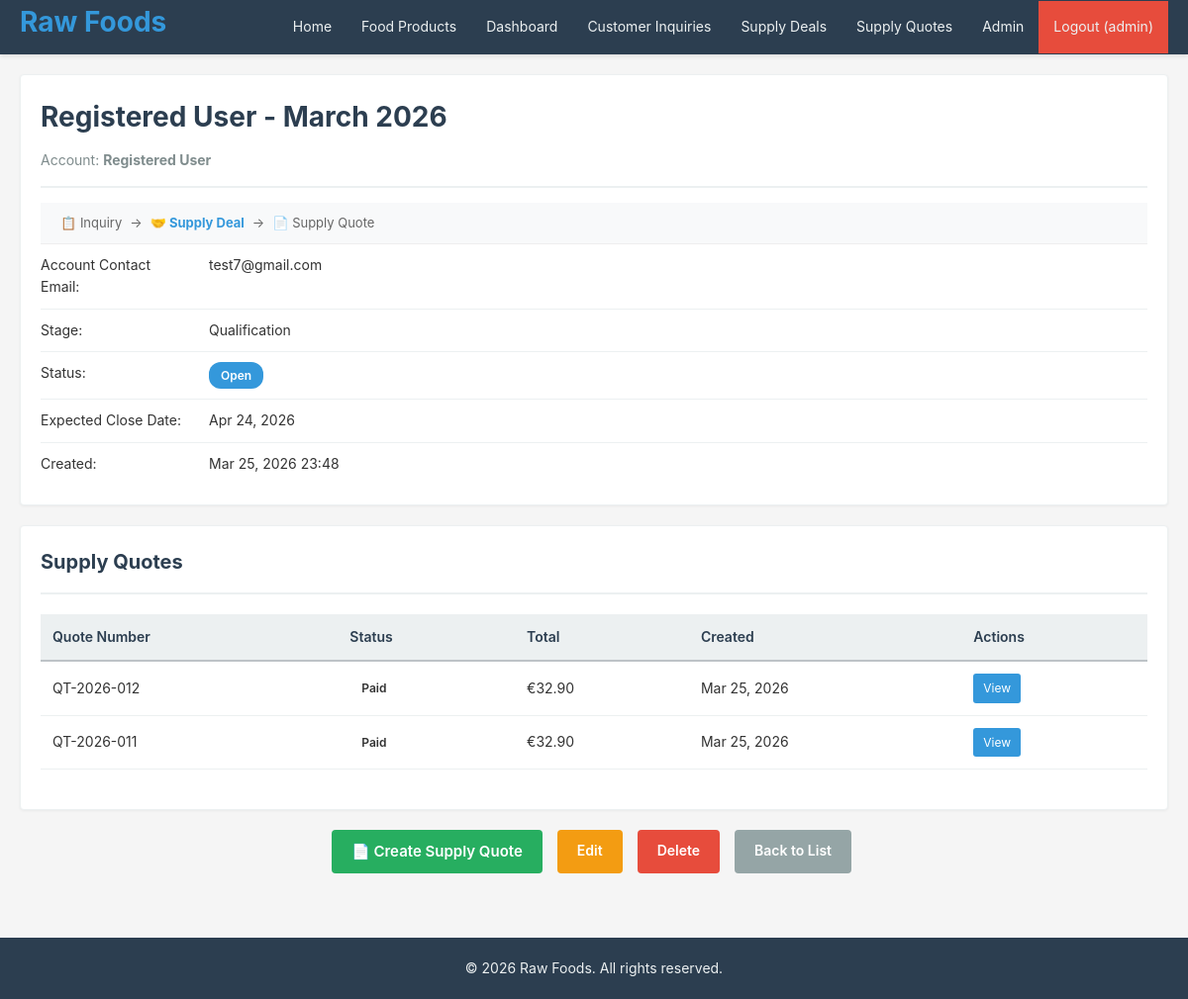
/sales/opportunities/10/ (signed in), run on the app's committed database.
### crm/models.py (models this page shows, shortened)
class Opportunity(models.Model):
    STATUS_CHOICES = [
        ('Open', 'Open'),
        ('Closed', 'Closed'),
    ]
    STAGE_CHOICES = [
        ('Qualification', 'Qualification'),
        ('Proposal', 'Proposal'),
        ('Negotiation', 'Negotiation'),
        ('Closed Won', 'Closed Won'),
        ('Closed Lost', 'Closed Lost'),
    ]
    account = models.ForeignKey(Account, on_delete=models.CASCADE, related_name='opportunities')
    name = models.CharField(max_length=200)
    description = models.TextField(blank=True)
    status = models.CharField(max_length=20, choices=STATUS_CHOICES, default='Open')
    stage = models.CharField(max_length=20, choices=STAGE_CHOICES, default='Qualification')
    expected_close_date = models.DateField()
    created_at = models.DateTimeField(auto_now_add=True)
    updated_at = models.DateTimeField(auto_now=True)
    objects = models.Manager()
    class Meta:  # pylint: disable=too-few-public-methods
        ordering = ['-created_at']

class Account(models.Model):
    company_name = models.CharField(max_length=150)
    industry = models.CharField(max_length=100, blank=True)
    contact_person_name = models.CharField(max_length=100)
    email = models.EmailField()
    phone = models.CharField(max_length=20)
    address = models.TextField(blank=True)
    created_at = models.DateTimeField(auto_now_add=True)
    updated_at = models.DateTimeField(auto_now=True)
    objects = models.Manager()
    class Meta:  # pylint: disable=too-few-public-methods
        ordering = ['company_name']

class Quote(models.Model):
    STATUS_CHOICES = [
        ('Draft', 'Draft'),
        ('Submitted', 'Submitted'),
        ('Approved', 'Approved'),
        ('Rejected', 'Rejected'),
        ('Paid', 'Paid'),
    ]
    number = models.CharField(max_length=20, unique=True, default=generate_quote_number)
    opportunity = models.ForeignKey(Opportunity, on_delete=models.CASCADE, related_name='quotes')
    status = models.CharField(max_length=20, choices=STATUS_CHOICES, default='Draft')
    discount = models.DecimalField(
        max_digits=5, decimal_places=2, default=0,
        validators=[MinValueValidator(0), MaxValueValidator(100)]
    )
    notes = models.TextField(blank=True)
    created_at = models.DateTimeField(auto_now_add=True)
    updated_at = models.DateTimeField(auto_now=True)
    objects = models.Manager()
    class Meta:  # pylint: disable=too-few-public-methods
        ordering = ['-created_at']
    def get_subtotal(self):
        items = self.line_items.all()  # pylint: disable=no-member
        total = sum(item.get_line_total() for item in items)
        return round(total, 2)
    def get_discount_amount(self):
        subtotal = self.get_subtotal()
        discount_amount = subtotal * (self.discount / 100)
        return round(discount_amount, 2)
    def get_total(self):
        subtotal = self.get_subtotal()
        discount_amount = self.get_discount_amount()
        return round(subtotal - discount_amount, 2)

class QuoteLineItem(models.Model):
    quote = models.ForeignKey(Quote, on_delete=models.CASCADE, related_name='line_items')
    product = models.ForeignKey(Product, on_delete=models.PROTECT, verbose_name='Food Product')
    quantity = models.IntegerField(validators=[MinValueValidator(1)])
    unit_price = models.DecimalField(
        max_digits=10, decimal_places=2, validators=[MinValueValidator(0)]
    )
    discount = models.DecimalField(
        max_digits=5, decimal_places=2, default=0,
        validators=[MinValueValidator(0), MaxValueValidator(100)]
    )
    created_at = models.DateTimeField(auto_now_add=True)
    updated_at = models.DateTimeField(auto_now=True)
    objects = models.Manager()
    class Meta:  # pylint: disable=too-few-public-methods
        ordering = ['created_at']
    def get_line_total(self):
        base_total = self.unit_price * self.quantity
        discount_amount = base_total * (self.discount / 100)
        return round(base_total - discount_amount, 2)

### crm/views.py (the view)
# urls.py: path('sales/opportunities/<int:pk>/', views.opportunity_detail, name='opportunity_detail'),
@login_required
@staff_required
def opportunity_detail(request, pk):
    opp = get_object_or_404(Opportunity, id=pk)
    quotes = opp.quotes.all()
    return render(request, 'opportunity_detail.html',
                  {'opportunity': opp, 'quotes': quotes})

### crm/views.py (called while the page is built)
def staff_required(view_func):
    @wraps(view_func)
    def wrapper(request, *args, **kwargs):
        if not request.user.is_authenticated or not request.user.is_staff:
            messages.error(
                request, "You don't have permission to access this page.")
            return redirect('login')
        return view_func(request, *args, **kwargs)
    return wrapper

### templates/opportunity_detail.html (shortened to what this page needs)
{% extends "base.html" %}
{% block content %}
<div class="card">
    <div class="card-header">
        <h1>{{ opportunity.name }}</h1>
        <p style="font-size: 14px; color: #7f8c8d; margin: 0;">
            Account: <strong>{{ opportunity.account.company_name }}</strong>
        </p>
    </div>
    <div style="background:#f8f9fa; padding:10px 20px; font-size:13px; color:#666; border-bottom:1px solid #eee; display:flex; align-items:center; gap:8px;">
        <span>📋 Inquiry</span> <span>→</span>
        <strong style="color:#3498db;">🤝 Supply Deal</strong> <span>→</span>
        <span>📄 Supply Quote</span>
    </div>
    <div class="card-body detail-items">
        <div class="detail-item">
            <span class="label">Account Contact Email:</span>
            <span class="value">{{ opportunity.account.email }}</span>
        </div>
        <div class="detail-item">
            <span class="label">Stage:</span>
            <span class="value">{{ opportunity.stage }}</span>
        </div>
        <div class="detail-item">
            <span class="label">Status:</span>
            <span class="value"><span class="badge badge-{{ opportunity.status|lower }}">{{ opportunity.status }}</span></span>
        </div>
        <div class="detail-item">
            <span class="label">Expected Close Date:</span>
            <span class="value">{{ opportunity.expected_close_date|date:"M d, Y" }}</span>
        </div>
        <div class="detail-item">
            <span class="label">Created:</span>
            <span class="value">{{ opportunity.created_at|date:"M d, Y H:i" }}</span>
        </div>
    </div>
</div>
<div style="margin-top: 20px;">
    <div class="card">
        <div class="card-header">
            <h2>Supply Quotes</h2>
        </div>
        <div class="card-body">
            {% if quotes %}
                <table>
                    <thead>
                        <tr>
                            <th>Quote Number</th>
                            <th>Status</th>
                            <th>Total</th>
                            <th>Created</th>
                            <th>Actions</th>
                        </tr>
                    </thead>
                    <tbody>
                        {% for quote in quotes %}
                            <tr>
                                <td>{{ quote.number }}</td>
                                <td><span class="badge badge-{{ quote.status|lower }}">{{ quote.status }}</span></td>
                                <td>€{{ quote.get_total|floatformat:2 }}</td>
                                <td>{{ quote.created_at|date:"M d, Y" }}</td>
                                <td class="table-actions">
                                    <a href="{% url 'quote_detail' quote.id %}" class="action-view">View</a>
                                </td>
                            </tr>
                        {% endfor %}
                    </tbody>
                </table>
            {% else %}
                <p style="color:#666;">No supply quotes yet.</p>
                <a href="{% url 'opportunity_create_quote' opportunity.id %}" class="btn btn-success">+ Create Supply Quote</a>
            {% endif %}
        </div>
    </div>
</div>
<div class="btn-group" style="margin-top: 20px; justify-content: center;">
    <a href="{% url 'opportunity_create_quote' opportunity.id %}" class="btn btn-success" style="font-size:15px;">📄 Create Supply Quote</a>
    <a href="{% url 'opportunity_update' opportunity.id %}" class="btn btn-warning">Edit</a>
    <a href="{% url 'opportunity_delete' opportunity.id %}" class="btn btn-danger">Delete</a>
    <a href="{% url 'opportunity_list' %}" class="btn btn-secondary">Back to List</a>
</div>
{% endblock %}

### templates/base.html (shortened to what this page needs)
<!DOCTYPE html>
<html lang="en">
<head>
    {% load static %}
    <link rel="stylesheet" href="{% static 'css/style.css' %}">
</head>
<body>
    <nav class="navbar">
        <div class="nav-container">
            <h1 class="nav-logo">
                <a href="{% url 'home' %}">Raw Foods</a>
            </h1>
            <ul class="nav-menu">
                <li><a href="{% url 'home' %}">Home</a></li>
                <li><a href="{% url 'product_list' %}">Food Products</a></li>
                {% if user.is_authenticated %}
                {% if user.is_staff %}
                <li><a href="{% url 'sales_dashboard' %}">Dashboard</a></li>
                <li><a href="{% url 'lead_list' %}">Customer Inquiries</a></li>
                <li><a href="{% url 'opportunity_list' %}">Supply Deals</a></li>
                <li><a href="{% url 'quote_list' %}">Supply Quotes</a></li>
                {% if user.is_superuser %}
                <li><a href="/admin/">Admin</a></li>
                {% endif %}
                {% else %}
                <li><a href="{% url 'my_orders' %}">My Orders</a></li>
                {% endif %}
                <li><a href="{% url 'logout' %}" class="btn-logout">Logout ({{ user.username }})</a></li>
                {% else %}
                <li><a href="{% url 'request_quote' %}">Request Quote</a></li>
                <li><a href="{% url 'login' %}" class="btn-login">Login</a></li>
                {% endif %}
            </ul>
        </div>
    </nav>
    <div class="container">
        {% block content %}{% endblock %}
    </div>
    <footer class="footer">
        <p>&copy; 2026 Raw Foods. All rights reserved.</p>
    </footer>
</body>
</html>

### static/css/style.css (style rules this page uses)
* { margin: 0; padding: 0; box-sizing: border-box; }
html, body { height: 100%; }
body { font-family: -apple-system, BlinkMacSystemFont, "Segoe UI", Roboto, "Helvetica Neue", Arial, sans-serif; font-size: 14px; line-height: 1.6; color: #333; background-color: #f5f5f5; }
.container { max-width: 1200px; margin: 0 auto; padding: 20px; min-height: calc(100vh - 200px); }
.navbar { background-color: #2c3e50; padding: 0; box-shadow: 0 2px 4px rgba(0, 0, 0, 0.1); position: sticky; top: 0; z-index: 100; }
.nav-container { max-width: 1200px; margin: 0 auto; display: flex; justify-content: space-between; align-items: center; padding: 0 20px; }
.nav-menu { list-style: none; display: flex; gap: 0; align-items: center; flex-wrap: wrap; }
.nav-menu li { margin: 0; }
.nav-menu a { display: block; color: #ecf0f1; padding: 15px 15px; text-decoration: none; transition: background-color 0.3s; }
.btn-logout { background-color: #e74c3c; }
.footer { background-color: #2c3e50; color: #ecf0f1; text-align: center; padding: 20px; margin-top: 40px; }
.btn { display: inline-block; padding: 10px 20px; margin-right: 5px; margin-bottom: 5px; border: none; border-radius: 4px; cursor: pointer; font-size: 14px; font-weight: 600; text-decoration: none; transition: background-color 0.3s, color 0.3s; text-align: center; }
.btn-success { background-color: #27ae60; color: white; }
.btn-danger { background-color: #e74c3c; color: white; }
.btn-warning { background-color: #f39c12; color: white; }
.btn-secondary { background-color: #95a5a6; color: white; }
.btn-group { display: flex; gap: 10px; flex-wrap: wrap; margin-top: 20px; }
table { width: 100%; border-collapse: collapse; background-color: white; margin: 20px 0; }
thead { background-color: #ecf0f1; border-bottom: 2px solid #bdc3c7; }
th { padding: 12px; text-align: left; font-weight: 600; color: #2c3e50; }
td { padding: 12px; border-bottom: 1px solid #ecf0f1; }
.table-actions { white-space: nowrap; }
.table-actions a { display: inline-block; padding: 5px 10px; margin-right: 5px; font-size: 12px; text-decoration: none; border-radius: 3px; }
.action-view { background-color: #3498db; color: white; }
.card { background-color: white; border: 1px solid #ecf0f1; border-radius: 4px; padding: 20px; margin-bottom: 20px; box-shadow: 0 1px 3px rgba(0, 0, 0, 0.05); }
.card-header { border-bottom: 2px solid #ecf0f1; padding: 0 0 15px 0; margin-bottom: 15px; }
.card-header h2 { margin: 0; font-size: 20px; color: #2c3e50; }
.card-body { min-height: 100px; }
h1 { font-size: 28px; color: #2c3e50; margin-bottom: 10px; }
h2 { font-size: 24px; color: #2c3e50; margin-bottom: 15px; margin-top: 20px; }
a { color: #3498db; text-decoration: none; }
.detail-item { display: grid; grid-template-columns: 150px 1fr; gap: 20px; padding: 10px 0; border-bottom: 1px solid #ecf0f1; }
.detail-item:last-child { border-bottom: none; }
.badge { display: inline-block; padding: 4px 12px; border-radius: 12px; font-size: 12px; font-weight: 600; }
.badge-open { background-color: #3498db; color: white; }

### data on the page
Opportunity: name "Registered User - March 2026", account.company_name "Registered User", account.email "test7@gmail.com", stage "Qualification", status "Open", expected_close_date "Apr 24, 2026", created_at "Mar 25, 2026 23:48"
Quote: number "QT-2026-012", status "Paid", get_total "32.90", created_at "Mar 25, 2026"
Quote: number "QT-2026-011", status "Paid", get_total "32.90", created_at "Mar 25, 2026"

### other printed values
{{ user.username }} "admin"
